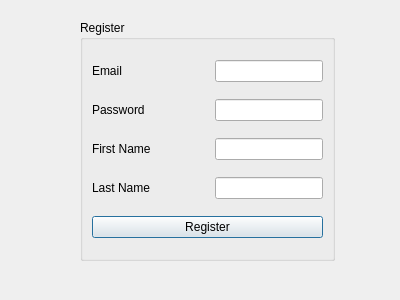
<?xml version="1.0" encoding="UTF-8"?>
<ui version="4.0">
 <class>Signup</class>
 <widget class="QDialog" name="Signup">
  <property name="geometry">
   <rect>
    <x>0</x>
    <y>0</y>
    <width>400</width>
    <height>300</height>
   </rect>
  </property>
  <property name="windowTitle">
   <string>Dialog</string>
  </property>
  <widget class="QGroupBox" name="groupBox">
   <property name="geometry">
    <rect>
     <x>80</x>
     <y>20</y>
     <width>255</width>
     <height>241</height>
    </rect>
   </property>
   <property name="title">
    <string>Register</string>
   </property>
   <layout class="QVBoxLayout" name="verticalLayout">
    <item>
     <layout class="QHBoxLayout" name="horizontalLayout_2">
      <item>
       <widget class="QLabel" name="label_2">
        <property name="text">
         <string>Email</string>
        </property>
       </widget>
      </item>
      <item>
       <spacer name="horizontalSpacer_2">
        <property name="orientation">
         <enum>Qt::Horizontal</enum>
        </property>
        <property name="sizeHint" stdset="0">
         <size>
          <width>40</width>
          <height>20</height>
         </size>
        </property>
       </spacer>
      </item>
      <item>
       <widget class="QLineEdit" name="lineEdit_user"/>
      </item>
     </layout>
    </item>
    <item>
     <layout class="QHBoxLayout" name="horizontalLayout_3">
      <item>
       <widget class="QLabel" name="label_3">
        <property name="text">
         <string>Password</string>
        </property>
       </widget>
      </item>
      <item>
       <spacer name="horizontalSpacer_3">
        <property name="orientation">
         <enum>Qt::Horizontal</enum>
        </property>
        <property name="sizeHint" stdset="0">
         <size>
          <width>40</width>
          <height>20</height>
         </size>
        </property>
       </spacer>
      </item>
      <item>
       <widget class="QLineEdit" name="lineEdit_pass"/>
      </item>
     </layout>
    </item>
    <item>
     <layout class="QHBoxLayout" name="horizontalLayout">
      <item>
       <widget class="QLabel" name="label">
        <property name="text">
         <string>First Name</string>
        </property>
       </widget>
      </item>
      <item>
       <spacer name="horizontalSpacer">
        <property name="orientation">
         <enum>Qt::Horizontal</enum>
        </property>
        <property name="sizeHint" stdset="0">
         <size>
          <width>40</width>
          <height>20</height>
         </size>
        </property>
       </spacer>
      </item>
      <item>
       <widget class="QLineEdit" name="lineEdit_firstname"/>
      </item>
     </layout>
    </item>
    <item>
     <layout class="QHBoxLayout" name="horizontalLayout_4">
      <item>
       <widget class="QLabel" name="label_4">
        <property name="text">
         <string>Last Name</string>
        </property>
       </widget>
      </item>
      <item>
       <spacer name="horizontalSpacer_4">
        <property name="orientation">
         <enum>Qt::Horizontal</enum>
        </property>
        <property name="sizeHint" stdset="0">
         <size>
          <width>40</width>
          <height>20</height>
         </size>
        </property>
       </spacer>
      </item>
      <item>
       <widget class="QLineEdit" name="lineEdit_lastname"/>
      </item>
     </layout>
    </item>
    <item>
     <widget class="QPushButton" name="pushButton">
      <property name="text">
       <string>Register</string>
      </property>
     </widget>
    </item>
   </layout>
  </widget>
 </widget>
 <resources/>
 <connections/>
</ui>
